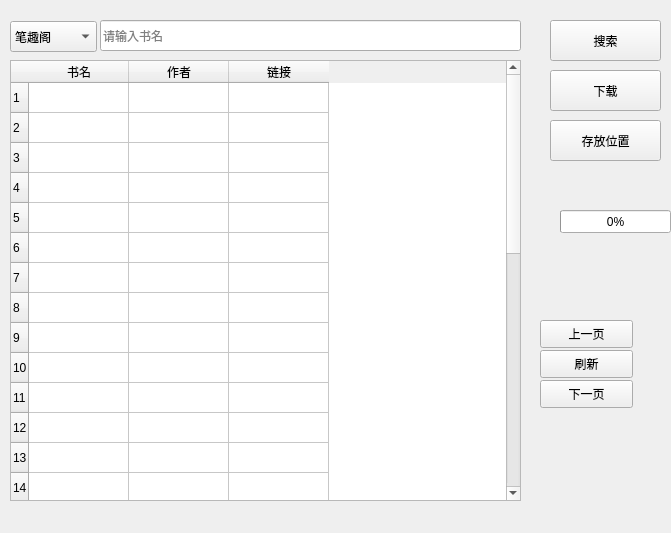
<?xml version="1.0" encoding="UTF-8"?>
<ui version="4.0">
 <class>Form</class>
 <widget class="QWidget" name="Form">
  <property name="geometry">
   <rect>
    <x>0</x>
    <y>0</y>
    <width>671</width>
    <height>533</height>
   </rect>
  </property>
  <property name="contextMenuPolicy">
   <enum>Qt::NoContextMenu</enum>
  </property>
  <property name="windowTitle">
   <string>小说下载器</string>
  </property>
  <widget class="QPushButton" name="button1">
   <property name="geometry">
    <rect>
     <x>550</x>
     <y>20</y>
     <width>111</width>
     <height>41</height>
    </rect>
   </property>
   <property name="text">
    <string>搜索</string>
   </property>
  </widget>
  <widget class="QPushButton" name="button2">
   <property name="geometry">
    <rect>
     <x>550</x>
     <y>70</y>
     <width>111</width>
     <height>41</height>
    </rect>
   </property>
   <property name="text">
    <string>下载</string>
   </property>
  </widget>
  <widget class="QComboBox" name="comboBox">
   <property name="geometry">
    <rect>
     <x>10</x>
     <y>21</y>
     <width>87</width>
     <height>31</height>
    </rect>
   </property>
   <item>
    <property name="text">
     <string>笔趣阁</string>
    </property>
   </item>
   <item>
    <property name="text">
     <string>69书屋</string>
    </property>
   </item>
  </widget>
  <widget class="QLineEdit" name="lineEdit">
   <property name="geometry">
    <rect>
     <x>100</x>
     <y>20</y>
     <width>421</width>
     <height>31</height>
    </rect>
   </property>
   <property name="placeholderText">
    <string>请输入书名</string>
   </property>
  </widget>
  <widget class="QPushButton" name="previous">
   <property name="geometry">
    <rect>
     <x>540</x>
     <y>320</y>
     <width>93</width>
     <height>28</height>
    </rect>
   </property>
   <property name="text">
    <string>上一页</string>
   </property>
  </widget>
  <widget class="QPushButton" name="next">
   <property name="geometry">
    <rect>
     <x>540</x>
     <y>380</y>
     <width>93</width>
     <height>28</height>
    </rect>
   </property>
   <property name="text">
    <string>下一页</string>
   </property>
  </widget>
  <widget class="QLabel" name="page">
   <property name="geometry">
    <rect>
     <x>550</x>
     <y>440</y>
     <width>101</width>
     <height>16</height>
    </rect>
   </property>
   <property name="text">
    <string/>
   </property>
  </widget>
  <widget class="QTableWidget" name="content">
   <property name="geometry">
    <rect>
     <x>10</x>
     <y>60</y>
     <width>511</width>
     <height>441</height>
    </rect>
   </property>
   <property name="rowCount">
    <number>30</number>
   </property>
   <row/>
   <row/>
   <row/>
   <row/>
   <row/>
   <row/>
   <row/>
   <row/>
   <row/>
   <row/>
   <row/>
   <row/>
   <row/>
   <row/>
   <row/>
   <row/>
   <row/>
   <row/>
   <row/>
   <row/>
   <row/>
   <row/>
   <row/>
   <row/>
   <row/>
   <row/>
   <row/>
   <row/>
   <row/>
   <row/>
   <column>
    <property name="text">
     <string>书名</string>
    </property>
   </column>
   <column>
    <property name="text">
     <string>作者</string>
    </property>
   </column>
   <column>
    <property name="text">
     <string>链接</string>
    </property>
   </column>
  </widget>
  <widget class="QPushButton" name="refresh">
   <property name="geometry">
    <rect>
     <x>540</x>
     <y>350</y>
     <width>93</width>
     <height>28</height>
    </rect>
   </property>
   <property name="text">
    <string>刷新</string>
   </property>
  </widget>
  <widget class="QProgressBar" name="progressBar">
   <property name="geometry">
    <rect>
     <x>560</x>
     <y>210</y>
     <width>111</width>
     <height>23</height>
    </rect>
   </property>
   <property name="value">
    <number>0</number>
   </property>
  </widget>
  <widget class="QPushButton" name="download_pos">
   <property name="geometry">
    <rect>
     <x>550</x>
     <y>120</y>
     <width>111</width>
     <height>41</height>
    </rect>
   </property>
   <property name="text">
    <string>存放位置</string>
   </property>
  </widget>
 </widget>
 <resources/>
 <connections/>
</ui>
